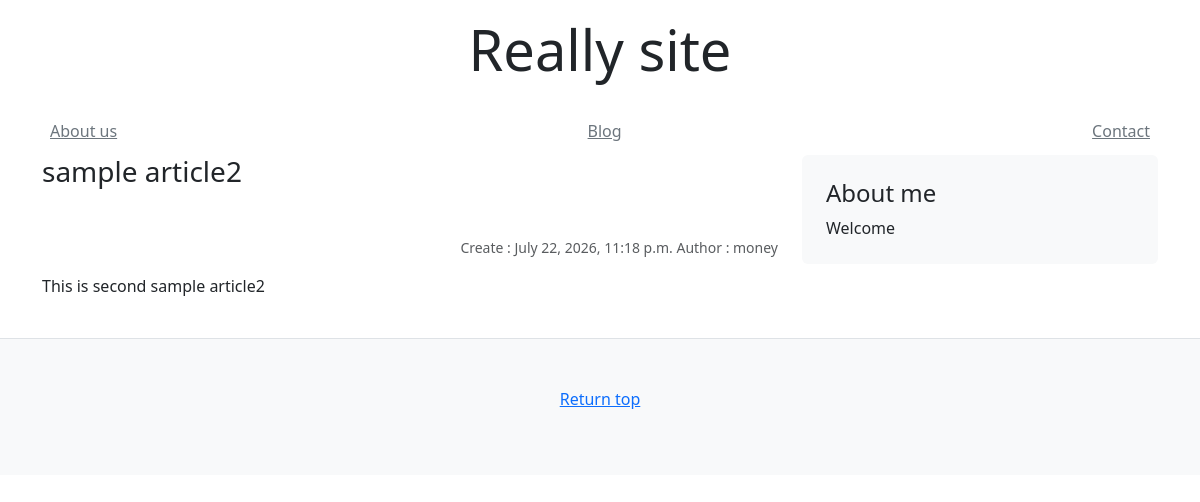
The app's page /blog/2/ with its own data.
### blog/models.py (models this page shows)
class Article(models.Model):
    title = models.CharField(default="", max_length=255)
    text = models.TextField(default="", max_length=1024)
    author = models.CharField(default="", max_length=255)
    created_at = models.DateTimeField(auto_now_add=True)
    updated_at = models.DateTimeField(auto_now=True)

### blog/views.py (the view)
# urls.py: path('<slug:pk>/', views.article),
def article(request, pk):
    obj = Article.objects.get(pk=pk)
    print(obj)
    context = {
        "article": obj,
    }
    return render(request, "blog/article.html", context=context)

### templates/blog/article.html
{% extends "mysite/base.html" %}
{% block content %}
    <main class="container">
        <div class="row">
            <div class="col-md-8">
                <h3 class="pb-4 mb-4 font-italic">{{ article.title }}</h3>
                <p class="small text-muted text-end">Create : {{ article.created_at }} Author : {{ article.author }}</p>
                <p>{{ article.text }}</p>
            </div>
            <aside class="col-md-4">
                <div class="p-4 mb-3 bg-light rounded">
                    <h4 class="font-italic">About me</h4>
                    <p class="mb-0">Welcome</p>
                </div>
            </aside>
        </div>
    </main>
{% endblock content %}

### records on screen
Article: title "sample article2", created_at "July 22, 2026, 11:18 p.m.", author "money", text "This is second sample article2"
